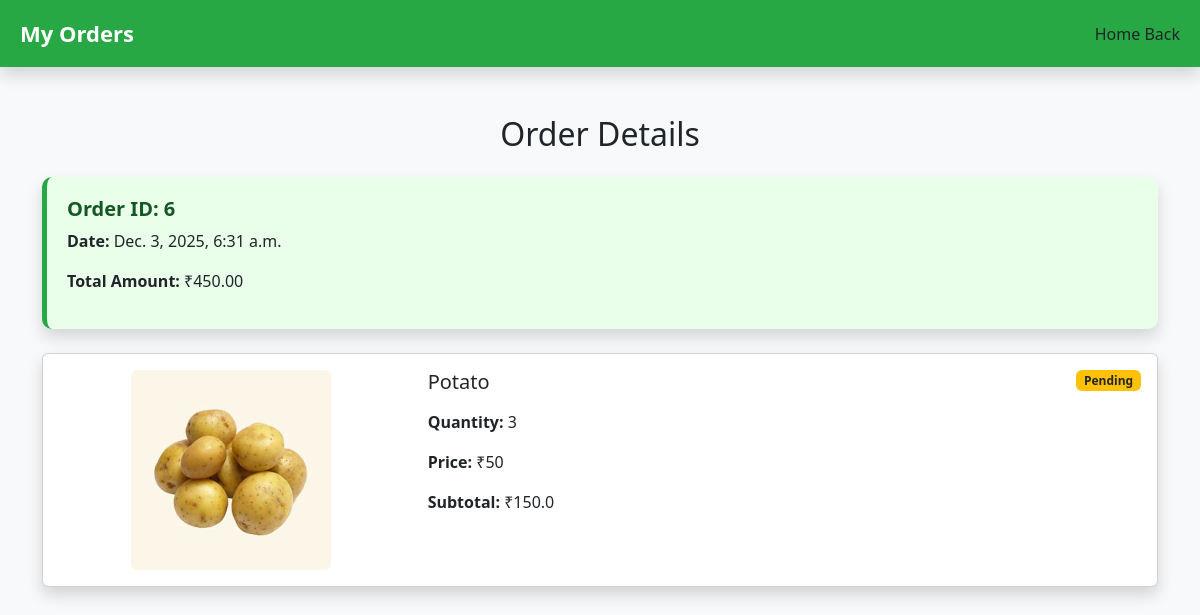
Page /order_details/6/ (signed in) on the committed database.
### app/models.py (models this page shows, shortened)
class Order(models.Model):
    user_id = models.ForeignKey(Customuser, on_delete=models.CASCADE)
    product_id=models.ForeignKey(Product,on_delete=models.CASCADE,null=True)
    payment_method = models.CharField(max_length=50)
    total_amount = models.DecimalField(max_digits=10, decimal_places=2)
    date = models.DateTimeField(auto_now_add=True)
    status = models.CharField(max_length=50, default="Pending")

class OrderItem(models.Model):
    order = models.ForeignKey(Order, on_delete=models.CASCADE, related_name="items")
    product_id = models.ForeignKey(Product, on_delete=models.CASCADE,null=True)
    quantity = models.IntegerField(default=1)
    price = models.DecimalField(max_digits=10, decimal_places=2)
    status = models.CharField(max_length=50, default="Pending")

class Product(models.Model):
    farmer_id=models.ForeignKey(Customuser,on_delete=models.CASCADE)
    product_name=models.CharField(max_length=100)
    product_category=models.CharField(max_length=100)
    product_image=models.ImageField()
    quantity=models.IntegerField()
    price=models.IntegerField()

### app/views.py (the view)
# urls.py: path('order_details/<int:order_id>/', views.order_detail_view, name='order_details'),
def order_detail_view(request, order_id):
    order = get_object_or_404(Order, id=order_id, user_id=request.user)
    order_items = OrderItem.objects.filter(order=order)
    return render(request, 'order_details.html', {
        'order': order,
        'order_items': order_items,
    })

### app/templatetags/cart_filter.py (called while the page is built)
@register.filter
def multiply(q, p):
    try:
        return float(q) * float(p)
    except:
        return 0

### templates/order_details.html (shortened to what this page needs)
<!DOCTYPE html>
<html lang="en">
{% load cart_filter %}
<head>
    <link href="https://cdn.jsdelivr.net/npm/bootstrap@5.3.0/dist/css/bootstrap.min.css" rel="stylesheet">
</head>
<body class="bg-light">
    <nav class="navbar navbar-expand-lg navbar-dark shadow">
        <a class="navbar-brand" href="#">My Orders</a>
        <div class="ms-auto">
            <a href="{% url 'user' %}" class="nav-link d-inline-block">Home</a>
            <a href="{% url 'my_orders' %}" class="nav-link d-inline-block">Back</a>
        </div>
    </nav>
    <div class="container py-5">
        <h2 class="mb-4 text-center">Order Details</h2>
        <div class="summary-box shadow mb-4">
            <h5>Order ID: {{ order.id }}</h5>
            <p><strong>Date:</strong> {{ order.date }}</p>
            <p><strong>Total Amount:</strong> ₹{{ order.total_amount }}</p>
        </div>
        {% for item in order_items %}
        <div class="card shadow mb-4">
            <div class="card-body">
                <div class="row">
                    <div class="col-md-4 text-center">
                        {% if item.product_id.product_image %}
                        <img src="{{ item.product_id.product_image.url }}" class="img-fluid rounded"
                            style="max-height: 200px; object-fit: contain;">
                        {% else %}
                        <img src="https://via.placeholder.com/200" class="img-fluid rounded">
                        {% endif %}
                    </div>
                    <div class="col-md-8">
                        <span class="badge
                            {% if item.status == 'Delivered' %} bg-success
                            {% elif item.status == 'Cancelled' %} bg-danger
                            {% else %} bg-warning text-dark
                            {% endif %}
                            float-end">
                            {{ item.status }}
                        </span>
                        <h5>{{ item.product_id.product_name }}</h5>
                        <p><strong>Quantity:</strong> {{ item.quantity }}</p>
                        <p><strong>Price:</strong> ₹{{ item.product_id.price }}</p>
                        <p><strong>Subtotal:</strong> ₹{{ item.quantity|multiply:item.product_id.price }}</p>
                    </div>
                </div>
            </div>
        </div>
        {% endfor %}
    </div>
</body>
</html>

### templates/order_details.html (style rules this page uses)
.navbar { background: #28a745 !important; padding: 12px 20px; }
.navbar-brand { color: white !important; font-weight: bold; font-size: 22px; }
.summary-box { background: #e9ffe9; border-left: 5px solid #28a745; border-radius: 10px; padding: 20px; }
.summary-box h5 { font-weight: bold; color: #155724; }

### rows in the picture
Order: id "6", date "Dec. 3, 2025, 6:31 a.m.", total_amount "450.00"
OrderItem: product_id.product_image (picture), status "Pending", product_id.product_name "Potato", quantity "3", product_id.price "50", quantity|multiply "150.0"
